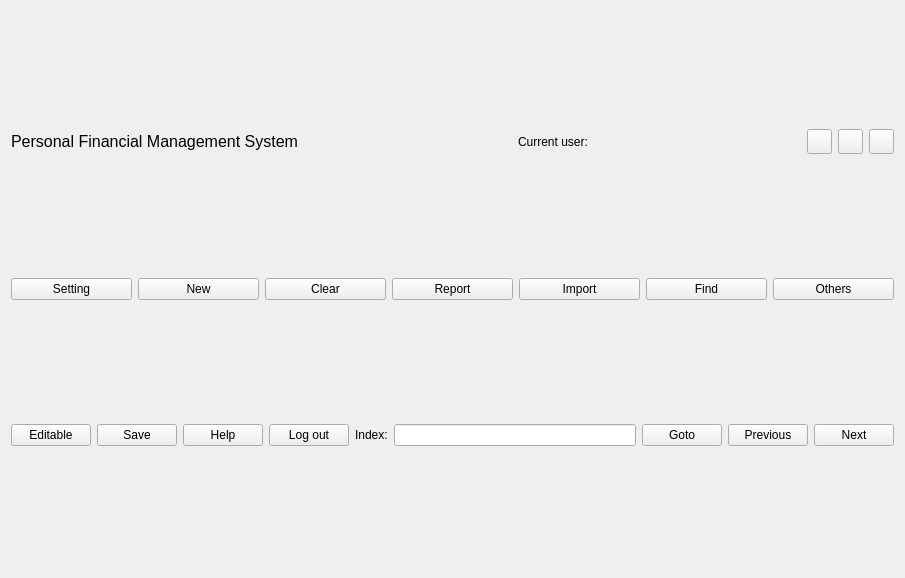
<?xml version="1.0" encoding="UTF-8"?>
<ui version="4.0">
 <class>MainWidget</class>
 <widget class="QWidget" name="MainWidget">
  <property name="geometry">
   <rect>
    <x>0</x>
    <y>0</y>
    <width>905</width>
    <height>578</height>
   </rect>
  </property>
  <property name="windowTitle">
   <string>Form</string>
  </property>
  <layout class="QGridLayout" name="gridLayout">
   <item row="0" column="0">
    <layout class="QHBoxLayout" name="horizontalLayout_2">
     <item>
      <widget class="QLabel" name="titleLabel">
       <property name="font">
        <font>
         <family>Arial</family>
         <pointsize>12</pointsize>
         <weight>50</weight>
         <bold>false</bold>
        </font>
       </property>
       <property name="text">
        <string>Personal Financial Management System</string>
       </property>
      </widget>
     </item>
     <item>
      <spacer name="horizontalSpacer">
       <property name="orientation">
        <enum>Qt::Horizontal</enum>
       </property>
       <property name="sizeHint" stdset="0">
        <size>
         <width>150</width>
         <height>20</height>
        </size>
       </property>
      </spacer>
     </item>
     <item>
      <widget class="QLabel" name="usernameLabel">
       <property name="text">
        <string>Current user:</string>
       </property>
      </widget>
     </item>
     <item>
      <spacer name="horizontalSpacer_2">
       <property name="orientation">
        <enum>Qt::Horizontal</enum>
       </property>
       <property name="sizeHint" stdset="0">
        <size>
         <width>200</width>
         <height>20</height>
        </size>
       </property>
      </spacer>
     </item>
     <item>
      <layout class="QHBoxLayout" name="windowBtnLayout">
       <item>
        <widget class="QPushButton" name="minBtn">
         <property name="minimumSize">
          <size>
           <width>25</width>
           <height>25</height>
          </size>
         </property>
         <property name="maximumSize">
          <size>
           <width>25</width>
           <height>25</height>
          </size>
         </property>
         <property name="text">
          <string/>
         </property>
        </widget>
       </item>
       <item>
        <widget class="QPushButton" name="maxBtn">
         <property name="minimumSize">
          <size>
           <width>25</width>
           <height>25</height>
          </size>
         </property>
         <property name="maximumSize">
          <size>
           <width>25</width>
           <height>25</height>
          </size>
         </property>
         <property name="text">
          <string/>
         </property>
        </widget>
       </item>
       <item>
        <widget class="QPushButton" name="exitBtn">
         <property name="minimumSize">
          <size>
           <width>25</width>
           <height>25</height>
          </size>
         </property>
         <property name="maximumSize">
          <size>
           <width>25</width>
           <height>25</height>
          </size>
         </property>
         <property name="text">
          <string/>
         </property>
        </widget>
       </item>
      </layout>
     </item>
    </layout>
   </item>
   <item row="1" column="0">
    <layout class="QHBoxLayout" name="btnLayout">
     <item>
      <widget class="QPushButton" name="settingBtn">
       <property name="text">
        <string>Setting</string>
       </property>
      </widget>
     </item>
     <item>
      <widget class="QPushButton" name="newBtn">
       <property name="text">
        <string>New</string>
       </property>
      </widget>
     </item>
     <item>
      <widget class="QPushButton" name="deleteBtn">
       <property name="minimumSize">
        <size>
         <width>0</width>
         <height>21</height>
        </size>
       </property>
       <property name="text">
        <string>Clear</string>
       </property>
      </widget>
     </item>
     <item>
      <widget class="QPushButton" name="reportBtn">
       <property name="minimumSize">
        <size>
         <width>0</width>
         <height>21</height>
        </size>
       </property>
       <property name="text">
        <string>Report</string>
       </property>
      </widget>
     </item>
     <item>
      <widget class="QPushButton" name="importBtn">
       <property name="minimumSize">
        <size>
         <width>0</width>
         <height>21</height>
        </size>
       </property>
       <property name="text">
        <string>Import</string>
       </property>
      </widget>
     </item>
     <item>
      <widget class="QPushButton" name="findBtn">
       <property name="minimumSize">
        <size>
         <width>0</width>
         <height>21</height>
        </size>
       </property>
       <property name="text">
        <string>Find</string>
       </property>
      </widget>
     </item>
     <item>
      <widget class="QPushButton" name="othersBtn">
       <property name="minimumSize">
        <size>
         <width>0</width>
         <height>21</height>
        </size>
       </property>
       <property name="text">
        <string>Others</string>
       </property>
      </widget>
     </item>
    </layout>
   </item>
   <item row="2" column="0">
    <layout class="QGridLayout" name="showLayout"/>
   </item>
   <item row="3" column="0">
    <layout class="QHBoxLayout" name="horizontalLayout">
     <item>
      <widget class="QPushButton" name="editableBtn">
       <property name="minimumSize">
        <size>
         <width>0</width>
         <height>21</height>
        </size>
       </property>
       <property name="text">
        <string>Editable</string>
       </property>
      </widget>
     </item>
     <item>
      <widget class="QPushButton" name="saveBtn">
       <property name="minimumSize">
        <size>
         <width>0</width>
         <height>21</height>
        </size>
       </property>
       <property name="text">
        <string>Save</string>
       </property>
      </widget>
     </item>
     <item>
      <widget class="QPushButton" name="helpBtn">
       <property name="minimumSize">
        <size>
         <width>0</width>
         <height>21</height>
        </size>
       </property>
       <property name="text">
        <string>Help</string>
       </property>
      </widget>
     </item>
     <item>
      <widget class="QPushButton" name="logoutBtn">
       <property name="minimumSize">
        <size>
         <width>0</width>
         <height>21</height>
        </size>
       </property>
       <property name="text">
        <string>Log out</string>
       </property>
      </widget>
     </item>
     <item>
      <widget class="QLabel" name="indexLabel">
       <property name="minimumSize">
        <size>
         <width>0</width>
         <height>21</height>
        </size>
       </property>
       <property name="text">
        <string>Index:</string>
       </property>
      </widget>
     </item>
     <item>
      <widget class="QLineEdit" name="indexLineEdit">
       <property name="minimumSize">
        <size>
         <width>0</width>
         <height>21</height>
        </size>
       </property>
      </widget>
     </item>
     <item>
      <widget class="QPushButton" name="gotoBtn">
       <property name="text">
        <string>Goto</string>
       </property>
      </widget>
     </item>
     <item>
      <widget class="QPushButton" name="previousBtn">
       <property name="text">
        <string>Previous</string>
       </property>
      </widget>
     </item>
     <item>
      <widget class="QPushButton" name="nextBtn">
       <property name="text">
        <string>Next</string>
       </property>
      </widget>
     </item>
    </layout>
   </item>
  </layout>
 </widget>
 <resources/>
 <connections>
  <connection>
   <sender>indexLineEdit</sender>
   <signal>textChanged(QString)</signal>
   <receiver>gotoBtn</receiver>
   <slot>click()</slot>
   <hints>
    <hint type="sourcelabel">
     <x>622</x>
     <y>488</y>
    </hint>
    <hint type="destinationlabel">
     <x>755</x>
     <y>483</y>
    </hint>
   </hints>
  </connection>
 </connections>
</ui>
